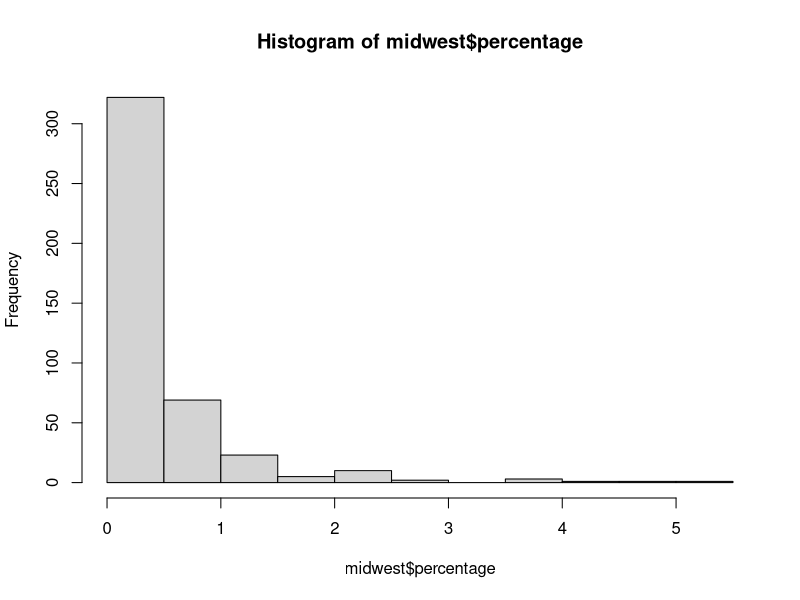
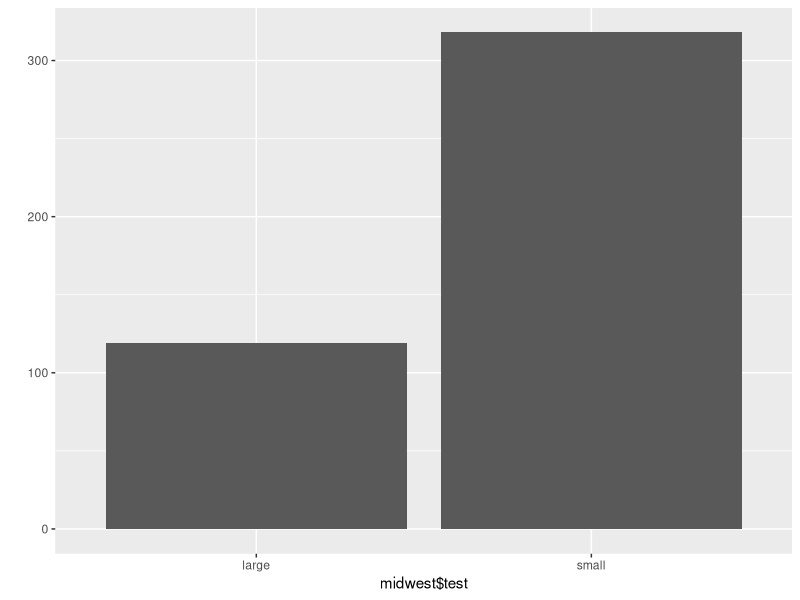

These figures' R source, in order:
#Q1
install.packages("ggplot2")
install.packages("dplyr")
library(ggplot2)
midwest
midwest <- as.data.frame(ggplot2::midwest)
midwest
str(midwest)
head(midwest)
tail(midwest)
View(midwest)
dim(midwest)
summary(midwest)
#Q2
library(dplyr)
midwest <- rename(midwest, total = poptotal)
midwest <- rename(midwest, asian = popasian)
midwest
#Q3
midwest$percentage <- (midwest$asian/midwest$total)*100
midwest
hist(midwest$percentage)
#Q4
mean(midwest$percentage)
midwest$test <- ifelse(midwest$percentage >= mean(midwest$percentage), "large", "small")
midwest 
#Q5..
table(midwest$test)
qplot(midwest$test)